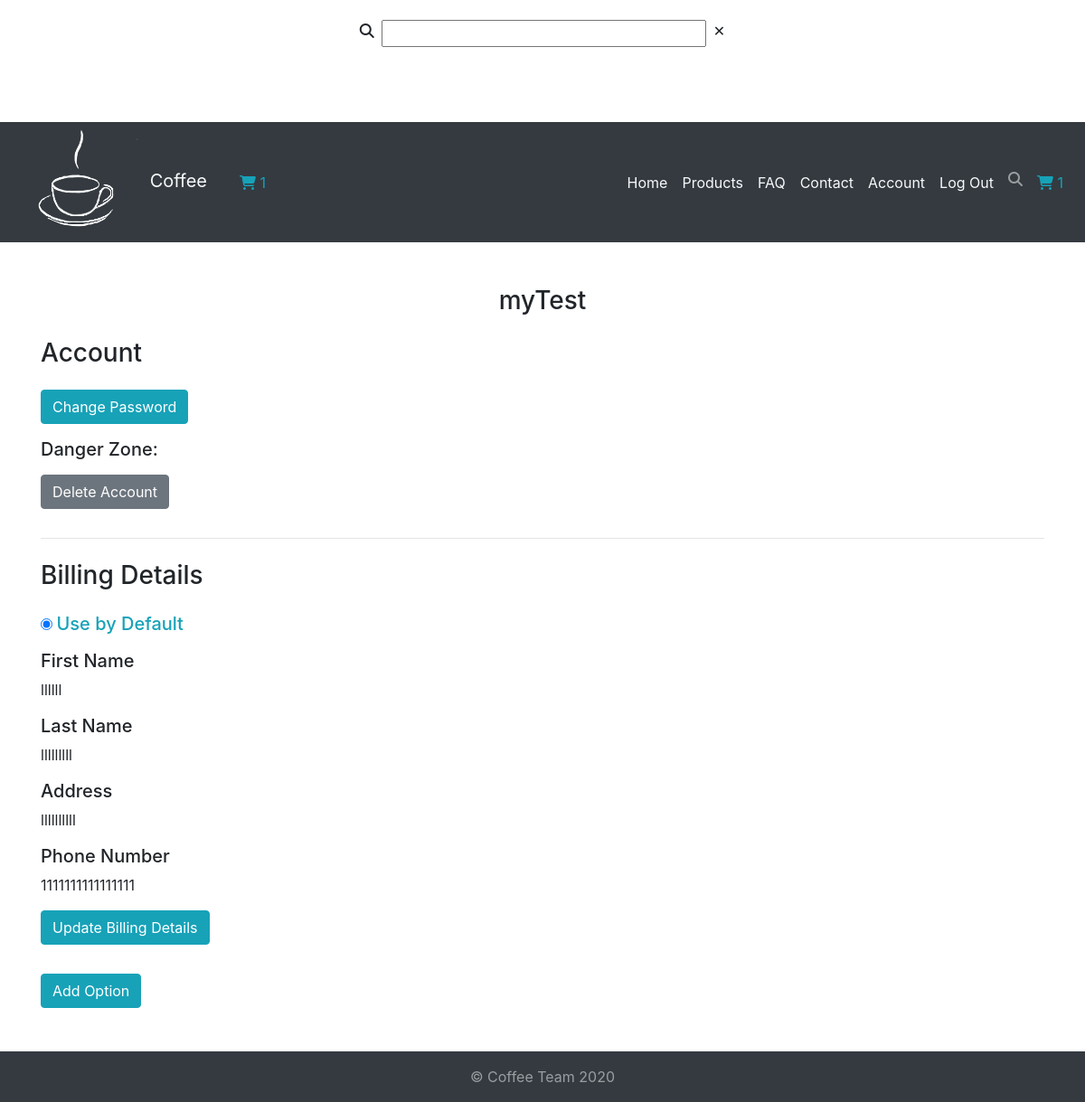
The page /sessions/user/account.php (signed in) on the database its author committed.
### tables this page shows
CREATE TABLE `user` (
  `id` int(11) NOT NULL,
  `name` varchar(255) NOT NULL,
  `email` varchar(255) NOT NULL,
  `password` varchar(255) NOT NULL,
  `status` tinyint(1) DEFAULT 1,
  `role` enum('user','admin') NOT NULL DEFAULT 'user'
);

CREATE TABLE `billing_details` (
  `id` int(11) NOT NULL,
  `first_name` varchar(100) NOT NULL,
  `last_name` varchar(100) NOT NULL,
  `address` varchar(255) NOT NULL,
  `phone_number` varchar(16) NOT NULL,
  `fk_user` int(11) NOT NULL,
  `by_default` tinyint(1) NOT NULL DEFAULT 0
);

### sessions/user/account.php (the view, shortened to what this page needs)
<?php
    include "../../services/database_connection.php";
    $sql = "select `name` from `user` where `id` = {$_SESSION['user']}";
    $result = $connection->query($sql);
    $userName = $result->fetch_assoc()["name"];
?>
<!DOCTYPE html>
<html lang="de">
<head>
    <?php include "../../view/head.php"; ?>
</head>
<body class="d-flex flex-column justify-content-between min-vh-100">
    <div>
        <?php include "../../view/navbar.php"; ?>
        <main>
            <div class="container my-5">
                <h3 class="mb-5 mb-md-4 text-center myH3"><?php echo $userName; ?></h3>
                <h3 class="mb-5 mb-md-4 myH3">Account</h3>
                <a href="actions/change_password.php" class="btn btn-info mb-4 mb-md-3 myP">Change Password</a>
                <h5 class="mb-4 mb-md-3 myH5">Danger Zone:</h5>
                <a href="actions/delete_account.php" class="btn btn-secondary mb-4 mb-md-3 myP">Delete Account</a>
                <hr class="mb-5 mb-md-4">
                <h3 class="mb-5 mb-md-4 myH3">Billing Details</h3>
<?php
    $sql = "select * from `billing_details`
    where `fk_user` = {$_SESSION['user']}";
    $result = $connection->query($sql);
    if ($result->num_rows > 0) {
        while ($option = $result->fetch_assoc()) {
            $checked = "";
            if ($option["by_default"] == 1) {
                $checked = "checked";
            }
?>
                <div>
                    <div>
                        <input type="radio" name="default" value="<?php echo $option['id']; ?>" <?php echo $checked; ?>>
                        <h5 class="d-inline mb-5 mb-md-4 text-info myH5">Use by Default</h5>
                    </div>
                    <h5 class="mt-4 mt-md-3 myH5">First Name</h5>
                    <p class="myP"><?php echo $option["first_name"]; ?></p>
                    <h5 class="mt-4 mt-md-3 myH5">Last Name</h5>
                    <p class="myP"><?php echo $option["last_name"]; ?></p>
                    <h5 class="mt-4 mt-md-3 myH5">Address</h5>
                    <p class="myP"><?php echo $option["address"]; ?></p>
                    <h5 class="mt-4 mt-md-3 myH5">Phone Number</h5>
                    <p class="myP"><?php echo $option["phone_number"]; ?></p>
                    <a href="actions/update_billing_details.php?update&id=<?php echo $option['id']; ?>" class="btn btn-info mb-3 myP">Update Billing Details</a>
                </div>
<?php
        }
?>
                <a href="actions/update_billing_details.php?add" class="mt-4 mt-md-3 btn btn-info myP">Add Option</a>
<?php
    } else {
?>
                <h5 class="mb-4 mb-md-3 myH5">There are no billing details set yet.</h5>
                <a href="actions/update_billing_details.php?create" class="btn btn-info myP">Create entry</a>
<?php
    }
?>
            </div>
        </main>
    </div>
    <?php include "../../view/footer.php"; ?>
</body>
</html>

### rows shown on the page
user: name "myTest"
billing_details: first_name "llllll", last_name "lllllllll", address "llllllllll", phone_number "1111111111111111"

### other values the page prints
$_SESSION["total_items"] "1"
